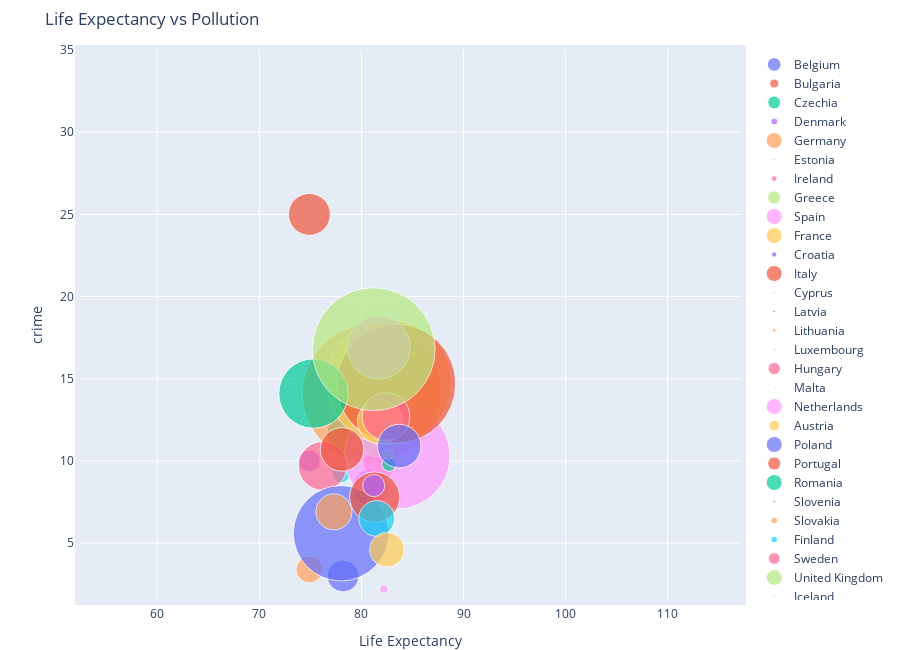

Notebook source saved alongside this figure:
### Markdown cell above
#### Life Expectancy vs Pollution(bubble size = population)

### Code cell
import warnings
warnings.filterwarnings('ignore')


figure = bubbleplot(dataset = df, x_column='life_expect', y_column='prct_rpt_crime', 
    bubble_column='country', size_column='total_pop', color_column='country',
    x_title="Life Expectancy", y_title="crime", title='Life Expectancy vs Pollution',
    x_logscale=False, scale_bubble=3, height=650)

iplot(figure, config={'scrollzoom': True})

### Figure 1 — Plotly figure (JSON) as saved in the notebook; plotly's stock layout.template omitted (floating-point values rounded to 4 significant figures)
{"data": [{"marker": {"size": [13.66], "sizemode": "area", "sizeref": 0.01037}, "mode": "markers", "name": "Belgium", "text": ["Belgium"], "type": "scatter", "x": [81.5], "y": [13.4]}, {"marker": {"size": [9.142], "sizemode": "area", "sizeref": 0.01037}, "mode": "markers", "name": "Bulgaria", "text": ["Bulgaria"], "type": "scatter", "x": [74.9], "y": [25.0]}, {"marker": {"size": [12.96], "sizemode": "area", "sizeref": 0.01037}, "mode": "markers", "name": "Czechia", "text": ["Czechia"], "type": "scatter", "x": [79.1], "y": [11.7]}, {"marker": {"size": [6.903], "sizemode": "area", "sizeref": 0.01037}, "mode": "markers", "name": "Denmark", "text": ["Denmark"], "type": "scatter", "x": [80.9], "y": [8.4]}, {"marker": {"size": [99.58], "sizemode": "area", "sizeref": 0.01037}, "mode": "markers", "name": "Germany", "text": ["Germany"], "type": "scatter", "x": [81.0], "y": [14.1]}, {"marker": {"size": [1.607], "sizemode": "area", "sizeref": 0.01037}, "mode": "markers", "name": "Estonia", "text": ["Estonia"], "type": "scatter", "x": [78.0], "y": [9.2]}, {"marker": {"size": [5.679], "sizemode": "area", "sizeref": 0.01037}, "mode": "markers", "name": "Ireland", "text": ["Ireland"], "type": "scatter", "x": [81.8], "y": [9.9]}, {"marker": {"size": [13.43], "sizemode": "area", "sizeref": 0.01037}, "mode": "markers", "name": "Greece", "text": ["Greece"], "type": "scatter", "x": [81.5], "y": [11.8]}, {"marker": {"size": [58.12], "sizemode": "area", "sizeref": 0.01037}, "mode": "markers", "name": "Spain", "text": ["Spain"], "type": "scatter", "x": [83.5], "y": [10.3]}, {"marker": {"size": [80.61], "sizemode": "area", "sizeref": 0.01037}, "mode": "markers", "name": "France", "text": ["France"], "type": "scatter", "x": [82.7], "y": [14.8]}, {"marker": {"size": [5.319], "sizemode": "area", "sizeref": 0.01037}, "mode": "markers", "name": "Croatia", "text": ["Croatia"], "type": "scatter", "x": [78.2], "y": [3.0]}, {"marker": {"size": [73.78], "sizemode": "area", "sizeref": 0.01037}, "mode": "markers", "name": "Italy", "text": ["Italy"], "type": "scatter", "x": [83.4], "y": [14.7]}, {"marker": {"size": [1.043], "sizemode": "area", "sizeref": 0.01037}, "mode": "markers", "name": "Cyprus", "text": ["Cyprus"], "type": "scatter", "x": [82.7], "y": [9.8]}, {"marker": {"size": [2.57], "sizemode": "area", "sizeref": 0.01037}, "mode": "markers", "name": "Latvia", "text": ["Latvia"], "type": "scatter", "x": [74.9], "y": [10.0]}, {"marker": {"size": [3.778], "sizemode": "area", "sizeref": 0.01037}, "mode": "markers", "name": "Lithuania", "text": ["Lithuania"], "type": "scatter", "x": [74.9], "y": [3.4]}, {"marker": {"size": [0.636], "sizemode": "area", "sizeref": 0.01037}, "mode": "markers", "name": "Luxembourg", "text": ["Luxembourg"], "type": "scatter", "x": [82.7], "y": [12.2]}, {"marker": {"size": [12.34], "sizemode": "area", "sizeref": 0.01037}, "mode": "markers", "name": "Hungary", "text": ["Hungary"], "type": "scatter", "x": [76.2], "y": [9.7]}, {"marker": {"size": [0.5182], "sizemode": "area", "sizeref": 0.01037}, "mode": "markers", "name": "Malta", "text": ["Malta"], "type": "scatter", "x": [82.6], "y": [10.4]}, {"marker": {"size": [20.68], "sizemode": "area", "sizeref": 0.01037}, "mode": "markers", "name": "Netherlands", "text": ["Netherlands"], "type": "scatter", "x": [81.7], "y": [16.9]}, {"marker": {"size": [10.43], "sizemode": "area", "sizeref": 0.01037}, "mode": "markers", "name": "Austria", "text": ["Austria"], "type": "scatter", "x": [81.8], "y": [12.4]}, {"marker": {"size": [47.23], "sizemode": "area", "sizeref": 0.01037}, "mode": "markers", "name": "Poland", "text": ["Poland"], "type": "scatter", "x": [78.0], "y": [5.6]}, {"marker": {"size": [13.11], "sizemode": "area", "sizeref": 0.01037}, "mode": "markers", "name": "Portugal", "text": ["Portugal"], "type": "scatter", "x": [81.3], "y": [7.8]}, {"marker": {"size": [24.98], "sizemode": "area", "sizeref": 0.01037}, "mode": "markers", "name": "Romania", "text": ["Romania"], "type": "scatter", "x": [75.3], "y": [14.1]}, {"marker": {"size": [2.545], "sizemode": "area", "sizeref": 0.01037}, "mode": "markers", "name": "Slovenia", "text": ["Slovenia"], "type": "scatter", "x": [81.2], "y": [8.5]}, {"marker": {"size": [6.7], "sizemode": "area", "sizeref": 0.01037}, "mode": "markers", "name": "Slovakia", "text": ["Slovakia"], "type": "scatter", "x": [77.3], "y": [6.9]}, {"marker": {"size": [6.673], "sizemode": "area", "sizeref": 0.01037}, "mode": "markers", "name": "Finland", "text": ["Finland"], "type": "scatter", "x": [81.5], "y": [6.5]}, {"marker": {"size": [11.77], "sizemode": "area", "sizeref": 0.01037}, "mode": "markers", "name": "Sweden", "text": ["Sweden"], "type": "scatter", "x": [82.4], "y": [12.7]}, {"marker": {"size": [78.43], "sizemode": "area", "sizeref": 0.01037}, "mode": "markers", "name": "United Kingdom", "text": ["United Kingdom"], "type": "scatter", "x": [81.2], "y": [16.8]}, {"marker": {"size": [0.3917], "sizemode": "area", "sizeref": 0.01037}, "mode": "markers", "name": "Iceland", "text": ["Iceland"], "type": "scatter", "x": [82.2], "y": [2.2]}, {"marker": {"size": [6.182], "sizemode": "area", "sizeref": 0.01037}, "mode": "markers", "name": "Norway", "text": ["Norway"], "type": "scatter", "x": [82.5], "y": [4.6]}, {"marker": {"size": [9.875], "sizemode": "area", "sizeref": 0.01037}, "mode": "markers", "name": "Switzerland", "text": ["Switzerland"], "type": "scatter", "x": [83.7], "y": [10.9]}, {"marker": {"size": [9.875], "sizemode": "area", "sizeref": 0.01037}, "mode": "markers", "name": "Turkey", "text": ["Turkey"], "type": "scatter", "x": [78.1], "y": [10.7]}], "layout": {"height": 650, "hovermode": "closest", "margin": {"b": 50, "pad": 5, "t": 50}, "showlegend": true, "title": {"text": "Life Expectancy vs Pollution"}, "xaxis": {"autorange": false, "range": [52.43, 117.2], "title": {"text": "Life Expectancy"}}, "yaxis": {"autorange": false, "range": [1.54, 35.0], "title": {"text": "crime"}}}}
